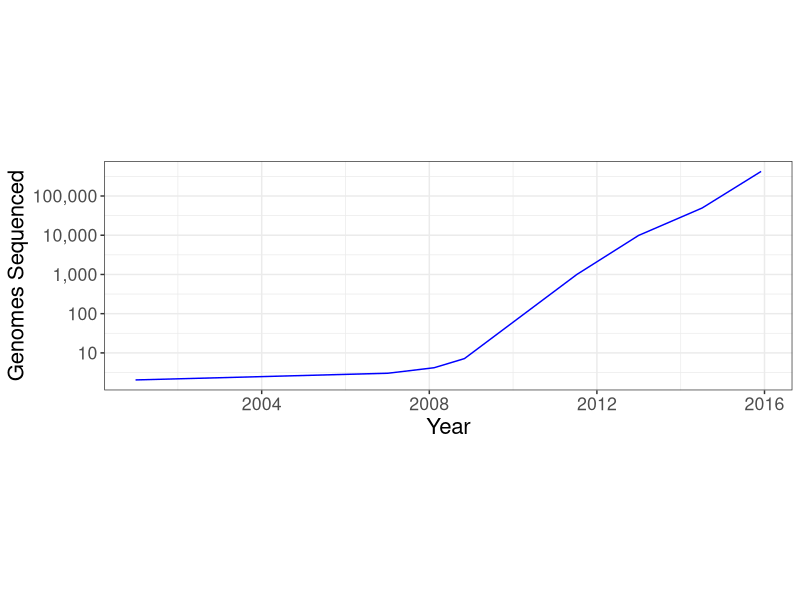
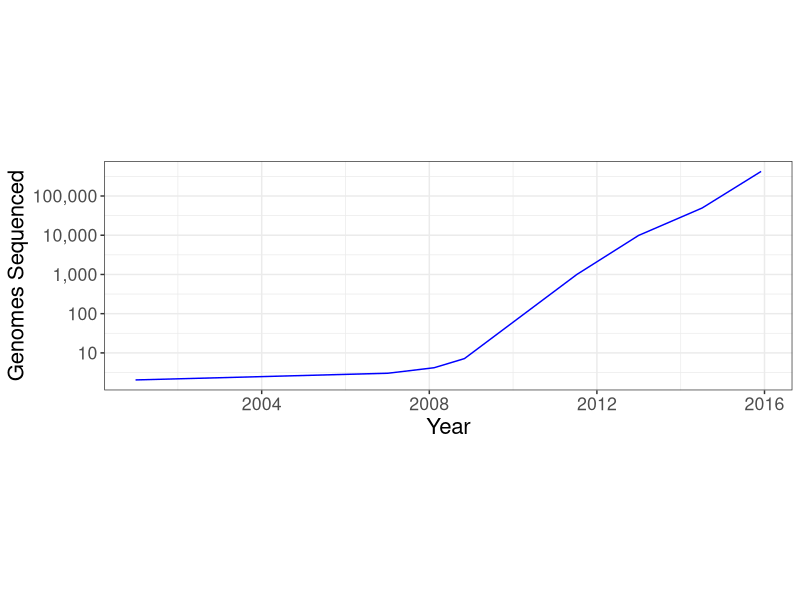
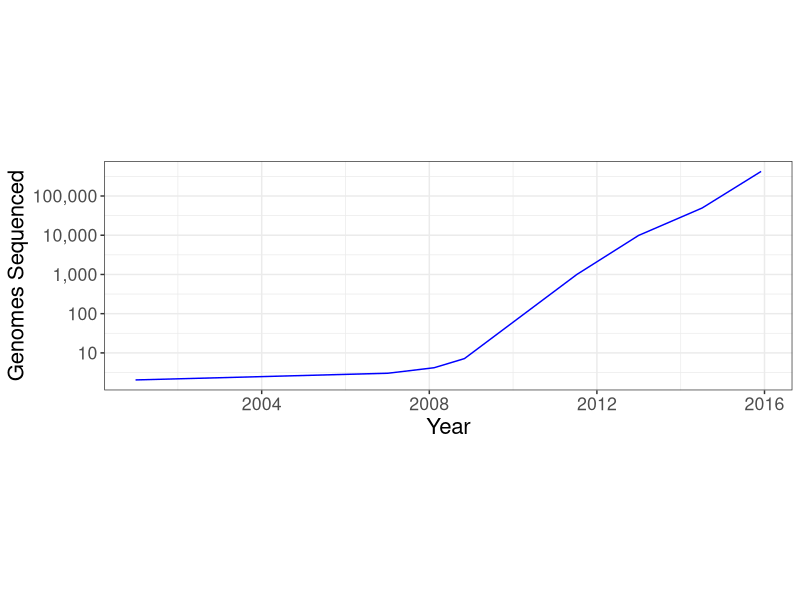

Recreate these plots in R, in order.
library(ggplot2)
data <- read.csv('cumulative_no_genomes.csv', header=FALSE)
names(data) <- c("year", "genomes")
ggplot(data, aes(x=year, y=genomes)) + geom_line(color="blue") +
    scale_y_log10(name="Genomes Sequenced", breaks=c(10,100,1000,10000,100000,1000000), labels=c("10","100","1,000","10,000","100,000","1,000,000")) +
    theme_bw() + theme(text = element_text(size=16), aspect.ratio=1./3.) +
   ylab("Cumulative number Human Genomes Sequenced") + xlab("Year")
ggsave("cumulative_genomes.png")
ggsave("cumulative_genomes.pdf")
